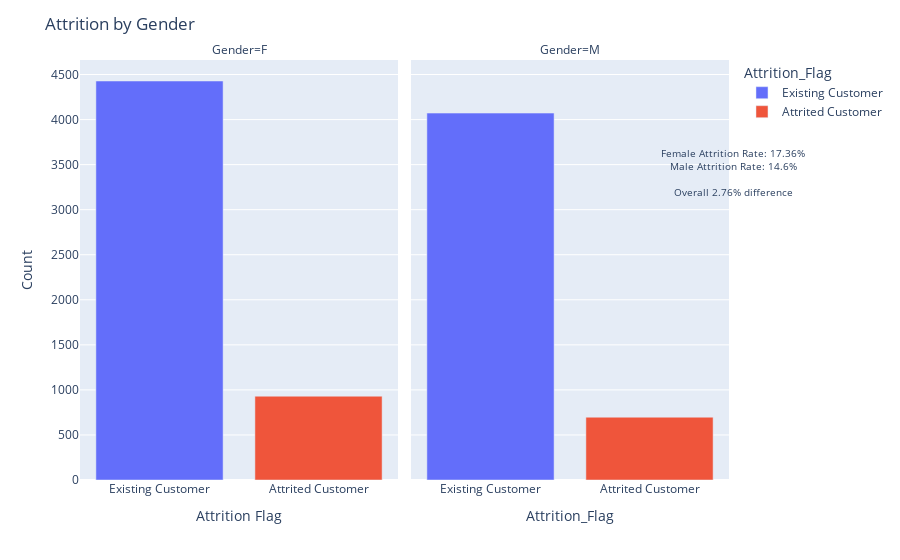

Here is the notebook cell this chart was saved with:
### Code cell
Attrition_by_Gender = cc_cust_data.groupby(['Gender','Attrition_Flag']).size()
Attrition_by_Gender = Attrition_by_Gender.reset_index(name="Count")

fig = px.bar(Attrition_by_Gender, x='Attrition_Flag', y='Count', color='Attrition_Flag', facet_col='Gender',
            category_orders={'Attrition_Flag': ['Existing Customer', 'Attrited Customer']})

fig.update_layout(title_text='Attrition by Gender',
                  xaxis_title='Attrition Flag',
                  yaxis_title='Count')

annotation_text = "Female Attrition Rate: 17.36%<br>"
annotation_text += "Male Attrition Rate: 14.6%<br><br>"
annotation_text += "Overall 2.76% difference"

fig.add_annotation(text=annotation_text,
                   xref="paper", yref="paper",
                   x=1.12, y=0.8,
                   showarrow=False,
                   font=dict(size=10))

fig.show()

### Figure 1 — Plotly figure (JSON) as saved in the notebook; plotly's stock layout.template omitted (floating-point values rounded to 4 significant figures)
{"data": [{"alignmentgroup": "True", "hovertemplate": "Attrition_Flag=%{x}<br>Gender=F<br>Count=%{y}<extra></extra>", "legendgroup": "Existing Customer", "marker": {"color": "#636efa", "pattern": {"shape": ""}}, "name": "Existing Customer", "offsetgroup": "Existing Customer", "orientation": "v", "showlegend": true, "textposition": "auto", "type": "bar", "x": ["Existing Customer"], "xaxis": "x", "y": [4428], "yaxis": "y"}, {"alignmentgroup": "True", "hovertemplate": "Attrition_Flag=%{x}<br>Gender=M<br>Count=%{y}<extra></extra>", "legendgroup": "Existing Customer", "marker": {"color": "#636efa", "pattern": {"shape": ""}}, "name": "Existing Customer", "offsetgroup": "Existing Customer", "orientation": "v", "showlegend": false, "textposition": "auto", "type": "bar", "x": ["Existing Customer"], "xaxis": "x2", "y": [4072], "yaxis": "y2"}, {"alignmentgroup": "True", "hovertemplate": "Attrition_Flag=%{x}<br>Gender=F<br>Count=%{y}<extra></extra>", "legendgroup": "Attrited Customer", "marker": {"color": "#EF553B", "pattern": {"shape": ""}}, "name": "Attrited Customer", "offsetgroup": "Attrited Customer", "orientation": "v", "showlegend": true, "textposition": "auto", "type": "bar", "x": ["Attrited Customer"], "xaxis": "x", "y": [930], "yaxis": "y"}, {"alignmentgroup": "True", "hovertemplate": "Attrition_Flag=%{x}<br>Gender=M<br>Count=%{y}<extra></extra>", "legendgroup": "Attrited Customer", "marker": {"color": "#EF553B", "pattern": {"shape": ""}}, "name": "Attrited Customer", "offsetgroup": "Attrited Customer", "orientation": "v", "showlegend": false, "textposition": "auto", "type": "bar", "x": ["Attrited Customer"], "xaxis": "x2", "y": [697], "yaxis": "y2"}], "layout": {"annotations": [{"showarrow": false, "text": "Gender=F", "x": 0.245, "xanchor": "center", "xref": "paper", "y": 1, "yanchor": "bottom", "yref": "paper"}, {"showarrow": false, "text": "Gender=M", "x": 0.755, "xanchor": "center", "xref": "paper", "y": 1, "yanchor": "bottom", "yref": "paper"}, {"font": {"size": 10}, "showarrow": false, "text": "Female Attrition Rate: 17.36%<br>Male Attrition Rate: 14.6%<br><br>Overall 2.76% difference", "x": 1.12, "xref": "paper", "y": 0.8, "yref": "paper"}], "barmode": "relative", "legend": {"title": {"text": "Attrition_Flag"}, "tracegroupgap": 0}, "margin": {"t": 60}, "title": {"text": "Attrition by Gender"}, "xaxis": {"anchor": "y", "categoryarray": ["Existing Customer", "Attrited Customer"], "categoryorder": "array", "domain": [0, 0.49], "title": {"text": "Attrition Flag"}}, "xaxis2": {"anchor": "y2", "categoryarray": ["Existing Customer", "Attrited Customer"], "categoryorder": "array", "domain": [0.51, 1], "matches": "x", "title": {"text": "Attrition_Flag"}}, "yaxis": {"anchor": "x", "domain": [0, 1], "title": {"text": "Count"}}, "yaxis2": {"anchor": "x2", "domain": [0, 1], "matches": "y", "showticklabels": false}}}
